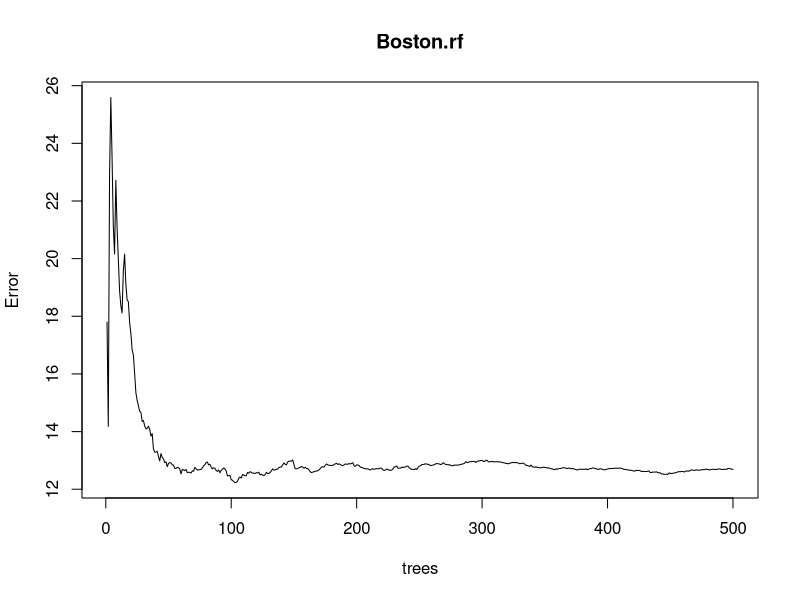
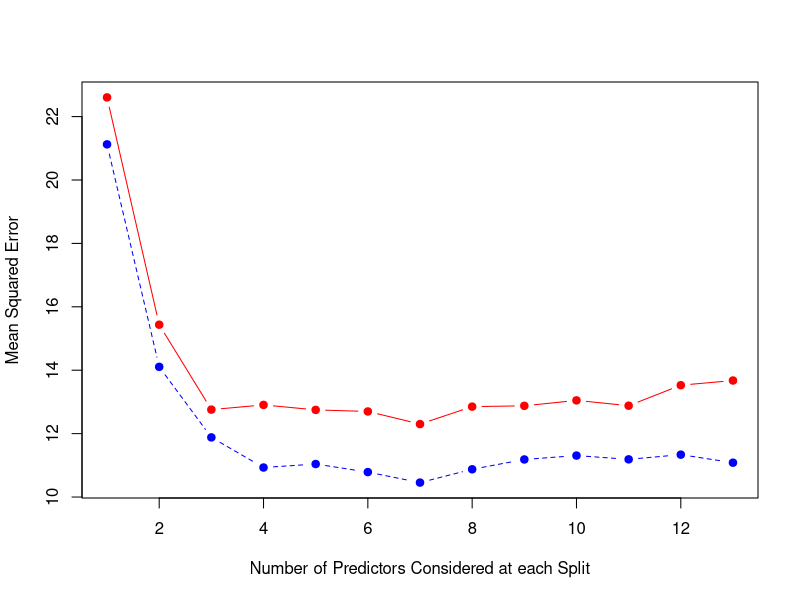

Generate these figures, in order, with R:
## ---- chunk 1
require(randomForest)
require(MASS)#Package which contains the Boston housing dataset

dim(Boston)
attach(Boston)
set.seed(101)

## ---- chunk 2
#training Sample with 300 observations
train<-sample(1:nrow(Boston),300)
?Boston  

## ---- chunk 3
Boston.rf<-randomForest(medv ~ . , data = Boston , subset = train)
Boston.rf
## ---- chunk 4
plot(Boston.rf)
## ---- chunk 5
oob.err<-double(13)
test.err<-double(13)

#mtry is no of Variables randomly chosen at each split
for(mtry in 1:13) 
{
  rf=randomForest(medv ~ . , data = Boston , subset = train,mtry=mtry,ntree=400) 
  oob.err[mtry] = rf$mse[400] #Error of all Trees fitted
  
  pred<-predict(rf,Boston[-train,]) #Predictions on Test Set for each Tree
  test.err[mtry]= with(Boston[-train,], mean( (medv - pred)^2)) #Mean Squared Test Error
  
  cat(mtry," ")
  
}

test.err  
oob.err

## ---- chunk 6

matplot(1:mtry , cbind(oob.err,test.err), pch=19 , col=c("red","blue"),type="b",ylab="Mean Squared Error",xlab="Number of Predictors Considered at each Split")

